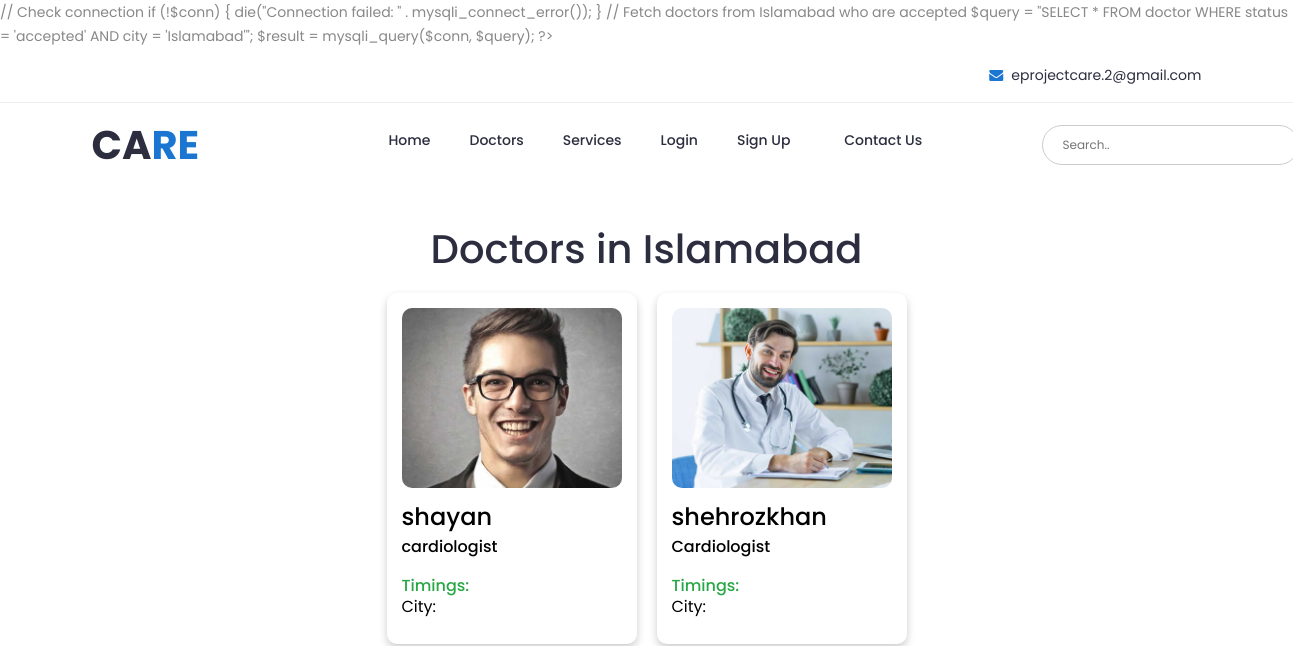
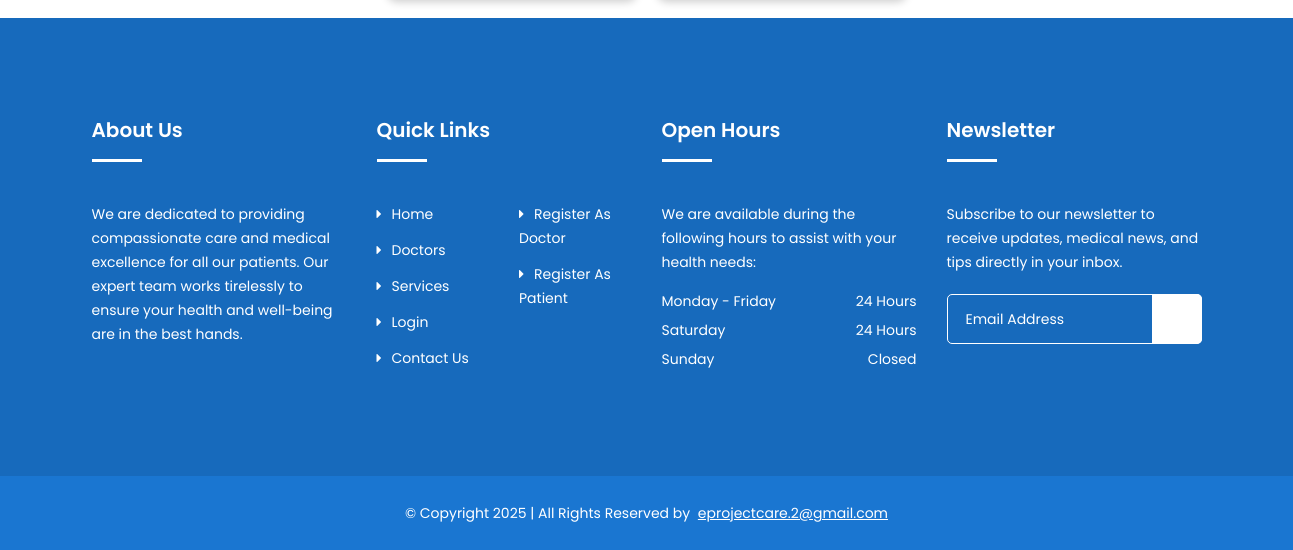
The app's page /islamabad.php, older data (2 pictures, top to bottom).
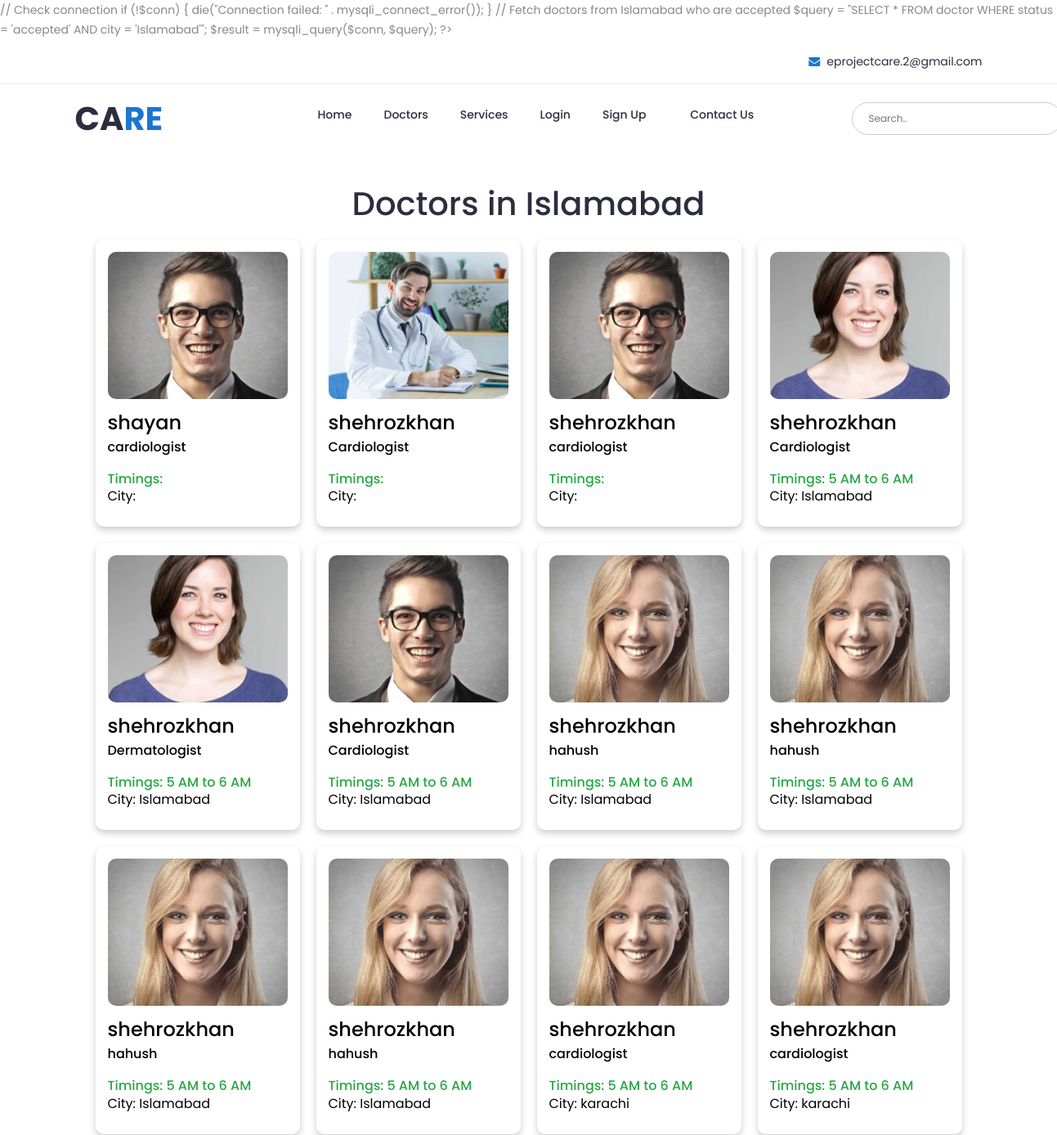
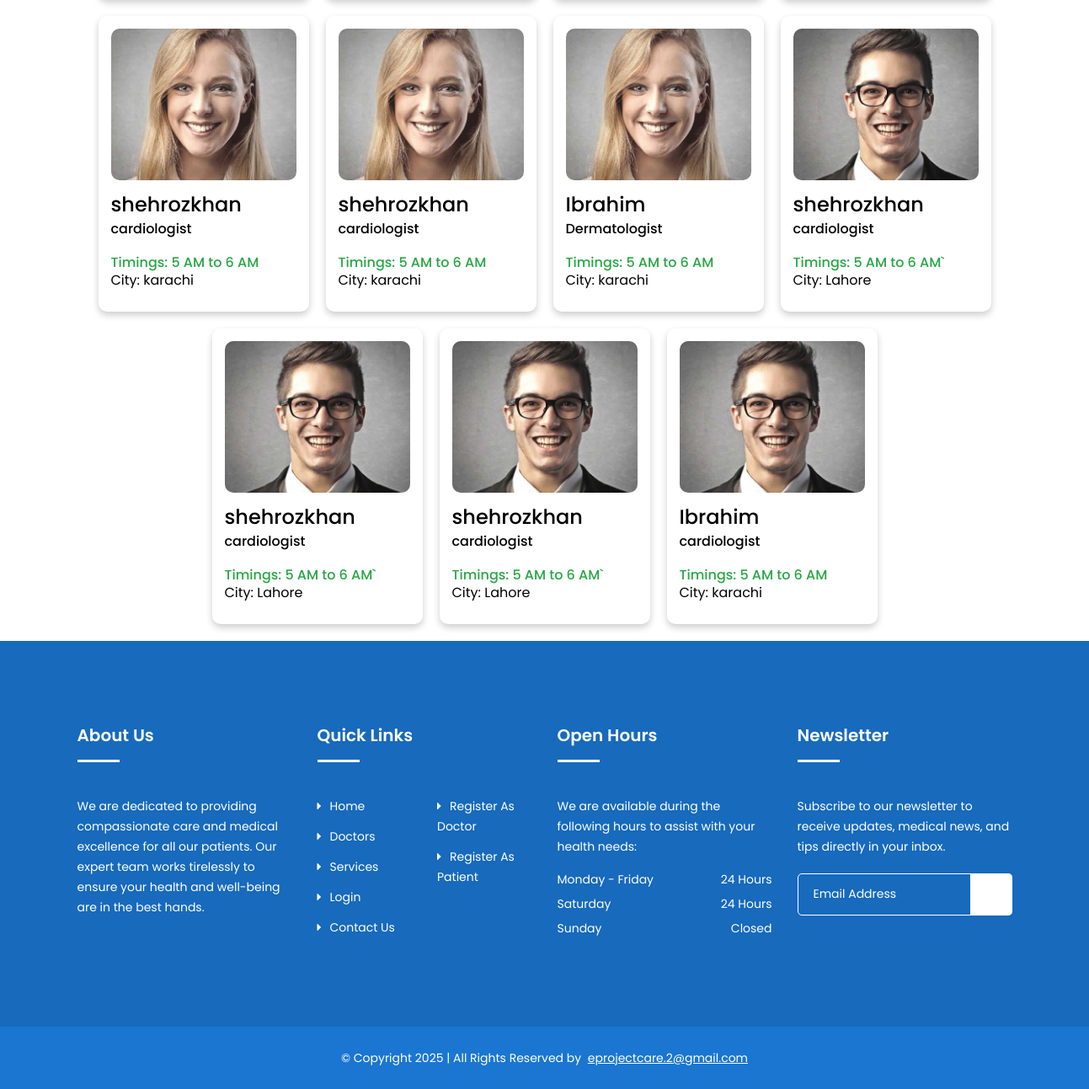
The same page, newer data (2 pictures, top to bottom).
### tables this page shows
CREATE TABLE `doctor` (
  `id` int(11) NOT NULL,
  `name` varchar(255) NOT NULL,
  `specialization` varchar(255) NOT NULL,
  `experience` varchar(100) NOT NULL,
  `city` varchar(50) NOT NULL,
  `time` varchar(50) NOT NULL,
  `bio` text NOT NULL,
  `email` varchar(100) NOT NULL,
  `password` varchar(255) NOT NULL,
  `picture` varchar(255) NOT NULL,
  `status` varchar(20) DEFAULT 'pending'
);

### islamabad.php (the view, shortened to what the changed rows need)
<?php
$conn = mysqli_connect("localhost", "root", "", "care");
$searchQuery = '';
if (isset($_GET['search']) && !empty($_GET['search'])) {
    $search = mysqli_real_escape_string($conn, $_GET['search']);
    $searchQuery = "WHERE status = 'accepted' AND specialization LIKE '%$search%'";
} else {
    $searchQuery = "WHERE status = 'accepted'";
}
$query = "SELECT * FROM doctor $searchQuery";
$result = mysqli_query($conn, $query);
?>
    <!DOCTYPE html>
<html lang="en">
<head>
    <link href="https://cdn.jsdelivr.net/npm/remixicon@4.5.0/fonts/remixicon.css" rel="stylesheet" />
    <link rel="stylesheet" href="css/bootstrap.min.css">
    <link rel="stylesheet" href="css/nice-select.css">
    <link rel="stylesheet" href="css/font-awesome.min.css">
    <link rel="stylesheet" href="css/icofont.css">
    <link rel="stylesheet" href="css/slicknav.min.css">
    <link rel="stylesheet" href="css/owl-carousel.css">
    <link rel="stylesheet" href="css/datepicker.css">
    <link rel="stylesheet" href="css/animate.min.css">
    <link rel="stylesheet" href="css/magnific-popup.css">
    <link rel="stylesheet" href="css/normalize.css">
    <link rel="stylesheet" href="style.css">
    <link rel="stylesheet" href="css/responsive.css">
</head>
<body>
    <header class="header">
        <div class="header-inner">
            <div class="container">
                <div class="inner">
                    <div class="row">
                        <div class="col-lg-3 col-md-3 col-12">
                            <div class="logo">
                                <a href="index.php">
                                    <h1>CA<span>RE</span></h1>
                                </a>
                            </div>
                        </div>
                    </div>
                </div>
            </div>
        </div>
    </header>
    <div class="container">
        <h1 class="text-center mt-5">Doctors in Islamabad</h1>
        <div class="doctor-main">
            <?php
            if (mysqli_num_rows($result) > 0) {
                while ($row = mysqli_fetch_assoc($result)) {
                    $doctor_name = htmlspecialchars($row['name']);
                    $doctor_specialization = htmlspecialchars($row['specialization']);
                    $doctor_picture = htmlspecialchars($row['picture']);
                    $doctor_timing = htmlspecialchars($row['time']);
            ?>
                    <a href="confirmApp.php?doctor=<?php echo urlencode($doctor_name); ?>&specialty=<?php echo urlencode($doctor_specialization); ?>" class="d-card1">
                        <div class="c-img">
                            <img src="doctorImage/<?php echo $doctor_picture; ?>" alt="<?php echo $doctor_name; ?>">
                        </div>
                        <div class="c-text">
                            <h1><?php echo $doctor_name; ?></h1>
                            <h6><?php echo $doctor_specialization; ?></h6>
                            <h5>Timings: <?php echo $doctor_timing; ?></h5>
                            <p>City: <?php echo htmlspecialchars($row['city']); ?></p>
                        </div>
                    </a>
            <?php
                }
            } else {
                echo "<p class='text-center'>No doctors available in Islamabad at the moment.</p>";
            }
            ?>
        </div>
    </div>
<footer id="footer" class="footer">
    <div class="footer-top">
        <div class="container">
            <div class="row">
                <div class="col-lg-3 col-md-6 col-12">
                    <div class="single-footer">
                        <h2>About Us</h2>
                    </div>
                </div>
				<div class="col-lg-3 col-md-6 col-12">
					<div class="single-footer f-link">
						<h2>Quick Links</h2>
					</div>
				</div>
                <div class="col-lg-3 col-md-6 col-12">
                    <div class="single-footer">
                        <h2>Open Hours</h2>
                    </div>
                </div>
                <div class="col-lg-3 col-md-6 col-12">
                    <div class="single-footer">
                        <h2>Newsletter</h2>
                    </div>
                </div>
            </div>
        </div>
    </div>
</footer>
</body>
</html>

Row changes from the older to the newer data that the page shows:
added doctor: picture (picture), name "shehrozkhan", specialization "cardiologist"
added doctor: picture (picture), name "shehrozkhan", specialization "Cardiologist", time "5 AM to 6 AM", city "Islamabad"
added doctor: picture (picture), name "shehrozkhan", specialization "Dermatologist", time "5 AM to 6 AM", city "Islamabad"
added doctor: picture (picture), name "shehrozkhan", specialization "Cardiologist", time "5 AM to 6 AM", city "Islamabad"
added doctor: picture (picture), name "shehrozkhan", specialization "hahush", time "5 AM to 6 AM", city "Islamabad"
added doctor: picture (picture), name "shehrozkhan", specialization "hahush", time "5 AM to 6 AM", city "Islamabad"
added doctor: picture (picture), name "shehrozkhan", specialization "hahush", time "5 AM to 6 AM", city "Islamabad"
added doctor: picture (picture), name "shehrozkhan", specialization "hahush", time "5 AM to 6 AM", city "Islamabad"
added doctor: picture (picture), name "shehrozkhan", specialization "cardiologist", time "5 AM to 6 AM", city "karachi"
added doctor: picture (picture), name "shehrozkhan", specialization "cardiologist", time "5 AM to 6 AM", city "karachi"
added doctor: picture (picture), name "shehrozkhan", specialization "cardiologist", time "5 AM to 6 AM", city "karachi"
added doctor: picture (picture), name "shehrozkhan", specialization "cardiologist", time "5 AM to 6 AM", city "karachi"
added doctor: picture (picture), name "Ibrahim", specialization "Dermatologist", time "5 AM to 6 AM", city "karachi"
added doctor: picture (picture), name "shehrozkhan", specialization "cardiologist", time "5 AM to 6 AM`", city "Lahore"
added doctor: picture (picture), name "shehrozkhan", specialization "cardiologist", time "5 AM to 6 AM`", city "Lahore"
added doctor: picture (picture), name "shehrozkhan", specialization "cardiologist", time "5 AM to 6 AM`", city "Lahore"
added doctor: picture (picture), name "Ibrahim", specialization "cardiologist", time "5 AM to 6 AM", city "karachi"
